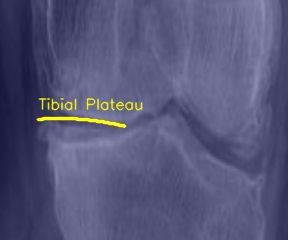
#> input picture KneeOA_AI/diagnostic_overlay.png, 288 x 240 px
$ python -i preprocessing.py   (imports and definitions only)   (older library calls are emulated)
#> lines starting #> are read from the running program, lines starting #| are printed output that depends on the picture
"""
Automated Knee Joint Detection and Cropping (Auto-Cutter).
Mimics a YOLO detector by finding the anatomical center of the joint space.
"""

import cv2
import numpy as np
from PIL import Image

class AutoCutter:
    def __init__(self, crop_size=448):
        self.crop_size = crop_size

    def detect_joint_center(self, img_np):
        """
        Heuristic anatomical detector.
        Knee joints have high horizontal edge density in the center.
        """
        # 1. Convert to gray and enhance contrast
        gray = cv2.cvtColor(img_np, cv2.COLOR_RGB2GRAY)
        gray = cv2.equalizeHist(gray)

        # 2. Find horizontal edges
        sobel_y = cv2.Sobel(gray, cv2.CV_64F, 0, 1, ksize=5)
        sobel_y = cv2.convertScaleAbs(sobel_y)

        # 3. Project horizontal intensity
        # The joint line has the highest concentration of horizontal edges
        h, w = sobel_y.shape
        row_sums = np.sum(sobel_y, axis=1)

        # We look for the peak in the middle 60% of the image (ignore top/bottom labels)
        search_region = slice(int(h * 0.2), int(h * 0.8))
        target_y = np.argmax(row_sums[search_region]) + int(h * 0.2)

        # 4. Find vertical center (lateral center)
        # Sum columns in the target row area to find the bone mass center
        col_sums = np.sum(gray[target_y-20:target_y+20, :], axis=0)
        target_x = np.argmax(col_sums)

        return target_x, target_y

    def crop(self, image):
        """
        Takes a PIL image and returns a cropped PIL image focused on the joint.
        """
        img_np = np.array(image.convert('RGB'))
        h, w, _ = img_np.shape

        # Find the knee center
        cx, cy = self.detect_joint_center(img_np)

        # Calculate crop bounds
        half_size = min(h, w, 600) // 2 # Determine a safe crop size

        y1 = max(0, cy - half_size)
        y2 = min(h, cy + half_size)
        x1 = max(0, cx - half_size)
        x2 = min(w, cx + half_size)

        # Ensure we maintain square aspect ratio if possible
        crop_square = img_np[y1:y2, x1:x2]
        return Image.fromarray(crop_square)

def get_cutter_transform(crop_size=448):
    cutter = AutoCutter(crop_size)
    return cutter.crop

>>> from PIL import Image
>>> picture = Image.open('../diagnostic_overlay.png')
#> picture is the input picture: PIL image 288x240 RGB; mean R, G, B 86.2, 86.2, 121.9
>>> result = AutoCutter().crop(picture)
#> in detect_joint_center, `gray = cv2.cvtColor(img_np, cv2.COLOR_RGB2GRAY)`:
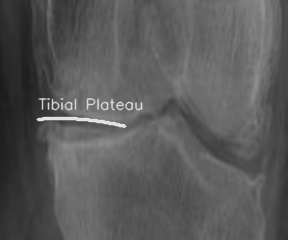
#> gray: shape (240, 288); min 27, max 226, mean 89.9
#> in detect_joint_center, `gray = cv2.equalizeHist(gray)`:
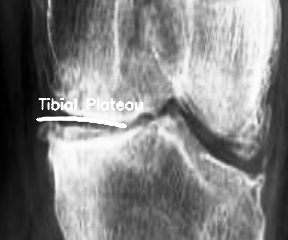
#> gray: shape (240, 288); min 0, max 255, mean 129.4
#> in detect_joint_center, `sobel_y = cv2.Sobel(gray, cv2.CV_64F, 0, 1, ksize=5)`:
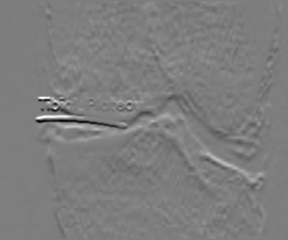
#> sobel_y: shape (240, 288) float64; min -10840, max 11076, mean -13.1; drawn with min black and max white
#> in detect_joint_center, `sobel_y = cv2.convertScaleAbs(sobel_y)`:
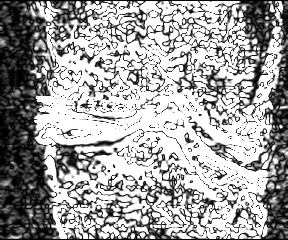
#> sobel_y: shape (240, 288); min 0, max 255, mean 161.8
#> in detect_joint_center, `row_sums = np.sum(sobel_y, axis=1)`: row_sums = 240 values, max 60196 at index 126, min 0 at index 0, mean 46584.5
#> in detect_joint_center, `target_y = np.argmax(row_sums[search_region]) + int(h * 0.2)`: target_y = 126
#> in detect_joint_center, `col_sums = np.sum(gray[target_y-20:target_y+20, :], axis=0)`: col_sums = 288 values, max 9250 at index 119, min 32 at index 0, mean 5560.4
#> in detect_joint_center, `target_x = np.argmax(col_sums)`: target_x = 119
#> in crop, `cx, cy = self.detect_joint_center(img_np)`: cy = 126
#> in crop, `y1 = max(0, cy - half_size)`: y1 = 6
#> in crop, `y2 = min(h, cy + half_size)`: y2 = 240
#> in crop, `x1 = max(0, cx - half_size)`: x1 = 0
#> in crop, `x2 = min(w, cx + half_size)`: x2 = 239
#> in crop, `crop_square = img_np[y1:y2, x1:x2]`:
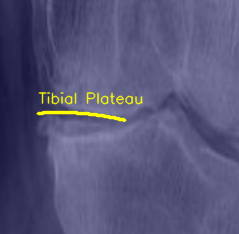
#> crop_square: shape (234, 239, 3); mean R, G, B 85.6, 85.6, 120.7
